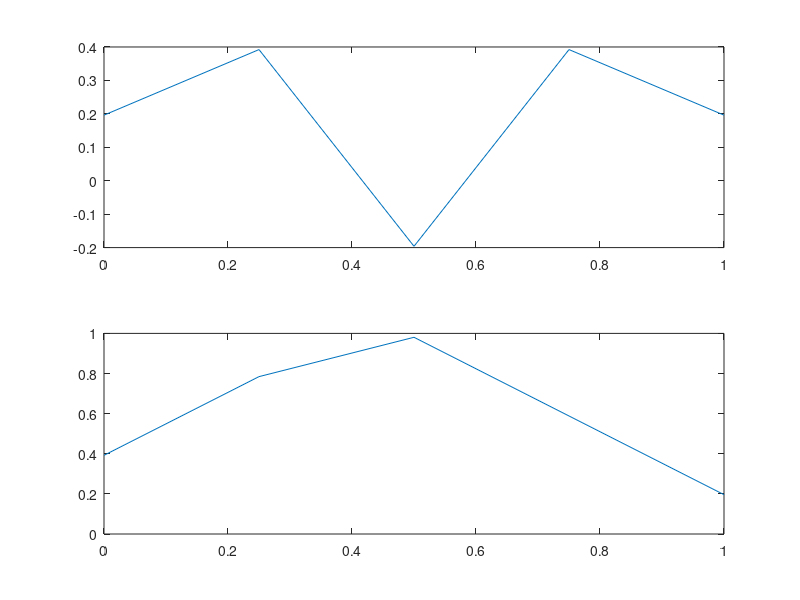
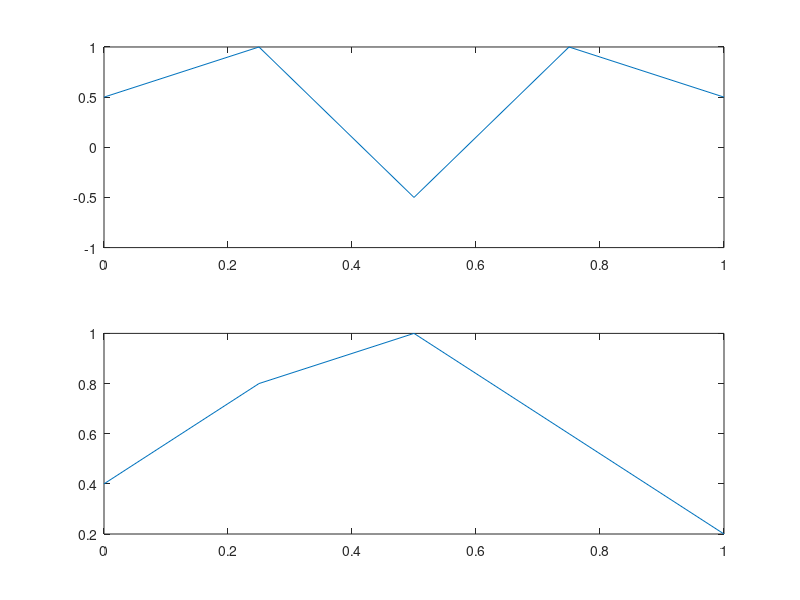

MATLAB code for these plots, in order:
a = [ 1+2i,2+4i,-1+5i,2+3i,1+i]
norm_a = norm(a)
normalized = a/norm_a
normalized = normalized/abs(max(normalized))

figure(1)
subplot(2,1,1);
x = linspace(0,1,5);
y1 = real(normalized);
plot(x,y1)

subplot(2,1,2); 
y2 = imag(normalized);
plot(x,y2)

%% Seperate Normalization for real and imag parts
b = [ 1+2i,2+4i,-1+5i,2+3i,1+i];
norm_b_real = norm(real(b))
norm_b_imag = norm(imag(b))

normalized_real = real(b)/norm_b_real
normalized_real = normalized_real/abs(max(normalized_real))

normalized_imag = imag(b)/norm_b_imag
normalized_imag = normalized_imag/abs(max(normalized_imag))

figure(2)
subplot(2,1,1);
y3 = normalized_real;
plot(x,y3)

subplot(2,1,2); 
y4 = normalized_imag;
plot(x,y4)